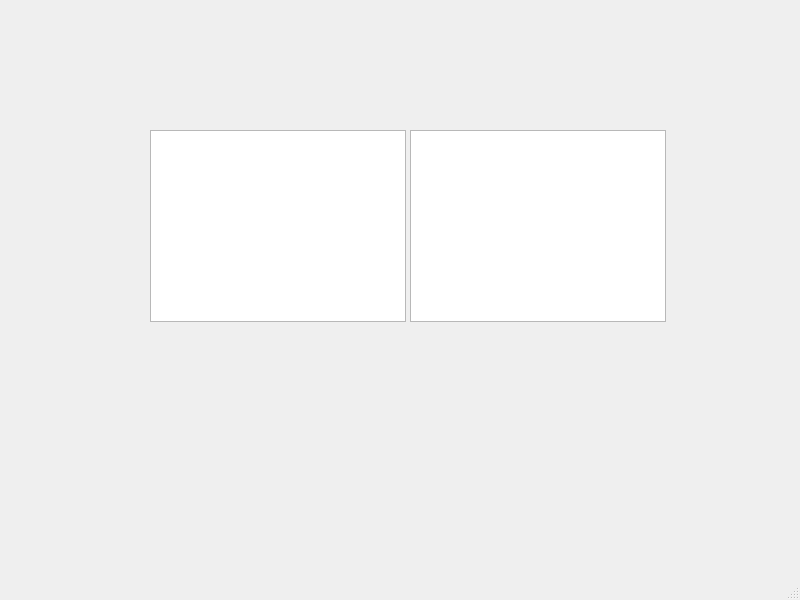
<?xml version="1.0" encoding="UTF-8"?>
<ui version="4.0">
 <class>MainWindow</class>
 <widget class="QMainWindow" name="MainWindow">
  <property name="geometry">
   <rect>
    <x>0</x>
    <y>0</y>
    <width>800</width>
    <height>600</height>
   </rect>
  </property>
  <property name="windowTitle">
   <string>MainWindow</string>
  </property>
  <widget class="QWidget" name="centralwidget">
   <widget class="QListView" name="listView">
    <property name="geometry">
     <rect>
      <x>410</x>
      <y>130</y>
      <width>256</width>
      <height>192</height>
     </rect>
    </property>
   </widget>
   <widget class="QTreeView" name="treeView">
    <property name="geometry">
     <rect>
      <x>150</x>
      <y>130</y>
      <width>256</width>
      <height>192</height>
     </rect>
    </property>
   </widget>
  </widget>
  <widget class="QMenuBar" name="menubar">
   <property name="geometry">
    <rect>
     <x>0</x>
     <y>0</y>
     <width>800</width>
     <height>18</height>
    </rect>
   </property>
  </widget>
  <widget class="QStatusBar" name="statusbar"/>
 </widget>
 <resources/>
 <connections/>
</ui>
